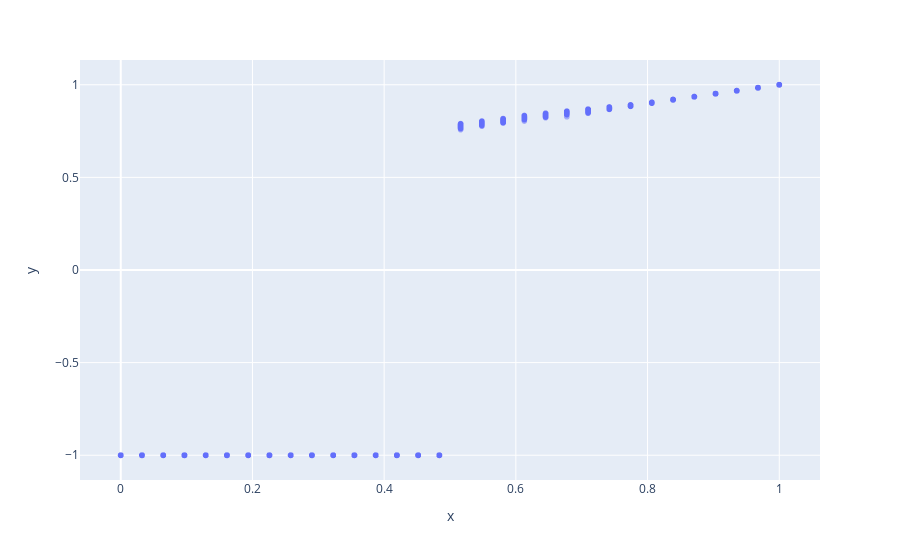

The cell this chart's notebook holds for it:
### Code cell
def plot_samples_scatter(samples, value_transform=lambda x: x):
    import plotly.express as px
    conds = samples.cond
    values = samples.value
    values = jax.vmap(value_transform)(values)
    conds = jax.tree_util.tree_map(
        lambda x: jnp.repeat(
            x[:, None, ...],
            values.shape[1],
            axis=1
        ), conds
    )
    x, y = jax.tree_util.tree_map(
        lambda x: jnp.reshape(x, (-1,)),
        (conds, values)
    )
    px.scatter(x=x, y=y, opacity=0.5).show()
plot_samples_scatter(samples, proj_transform)

### Figure 1 — Plotly figure (JSON) as saved in the notebook; plotly's stock layout.template omitted (floating-point values rounded to 4 significant figures; data arrays with more than 128 entries replaced by an {"elided": "..."} marker saying what was removed)
{"data": [{"hovertemplate": "x=%{x}<br>y=%{y}<extra></extra>", "legendgroup": "", "marker": {"color": "#636efa", "opacity": 0.5, "symbol": "circle"}, "mode": "markers", "name": "", "showlegend": false, "type": "scattergl", "x": {"elided": "2048 float values"}, "xaxis": "x", "y": {"elided": "2048 float values"}, "yaxis": "y"}], "layout": {"autosize": true, "legend": {"tracegroupgap": 0}, "margin": {"t": 60}, "xaxis": {"anchor": "y", "autorange": true, "domain": [0, 1], "range": [-0.05944, 1.059], "title": {"text": "x"}, "type": "linear"}, "yaxis": {"anchor": "x", "autorange": true, "domain": [0, 1], "range": [-1.155, 1.155], "title": {"text": "y"}, "type": "linear"}}}
